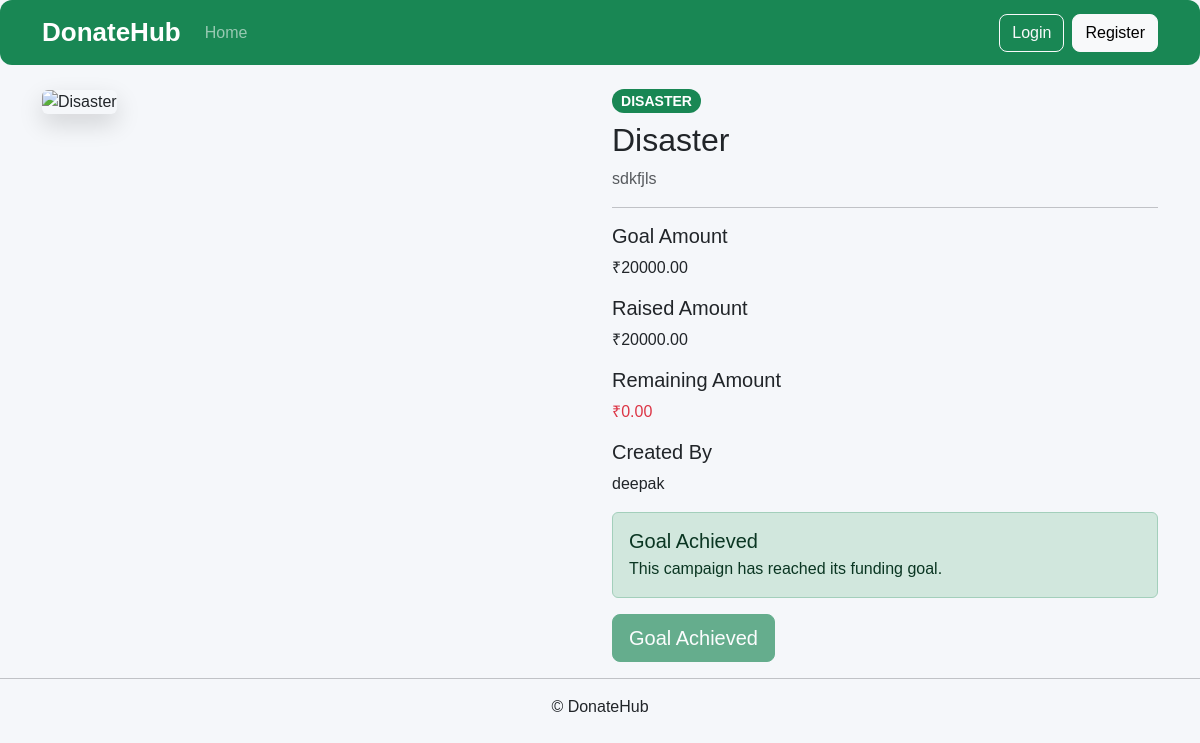
The app's page /campaigns/3/ with its own data.
### campaigns/models.py (models this page shows, shortened)
class Campaign(models.Model):
    CATEGORY_CHOICES = [
        ("OTHER", "Other"),
        ("MEDICAL", "Medical"),
        ("EDUCATION", "Education"),
        ("FOOD", "Food"),
        ("DISASTER", "Disaster Relief"),
    ]
    STATUS_CHOICES = [
        ("PENDING", "Pending"),
        ("APPROVED", "Approved"),
        ("REJECTED", "Rejected"),
        ("COMPLETED", "Completed"),
    ]
    ngo = models.ForeignKey(
        settings.AUTH_USER_MODEL,
        on_delete=models.CASCADE,
        related_name="campaigns"
    )
    title = models.CharField(
        max_length=200
    )
    description = models.TextField()
    category = models.CharField(
        max_length=20,
        choices=CATEGORY_CHOICES,
        default="OTHER"
    )
    goal_amount = models.DecimalField(
        max_digits=10,
        decimal_places=2
    )
    raised_amount = models.DecimalField(
        max_digits=10,
        decimal_places=2,
        default=0
    )
    image = models.ImageField(
        upload_to="campaigns/",
        blank=True,
        null=True
    )
    status = models.CharField(
        max_length=20,
        choices=STATUS_CHOICES,
        default="PENDING"
    )
    created_at = models.DateTimeField(
        auto_now_add=True
    )

### accounts/models.py (models this page shows, shortened)
class User(AbstractUser):
    DONOR = "DONOR"
    NGO = "NGO"
    ROLE_CHOICES = [
        (DONOR, "Donor"),
        (NGO, "NGO"),
    ]
    role = models.CharField(
        max_length=10,
        choices=ROLE_CHOICES,
        default=DONOR
    )
    phone = models.CharField(max_length=15, blank=True)

### campaigns/views.py (the view)
def campaign_detail(request,id):
    campaign=get_object_or_404(
        Campaign,
        id=id,
        status__in=["APPROVED","COMPLETED"]
    )
    remaining_amount = campaign.goal_amount - campaign.raised_amount
    return render(
        request,
        "campaigns/detail.html",
        {
            "campaign":campaign,
            "remaining_amount":remaining_amount
        }
    )

### templates/campaigns/detail.html (shortened to what this page needs)
{% extends 'base.html' %}
{% load static  %}
{% block content %}
<div class="row">
    <div class="col-lg-6 mb-4">
        {% if campaign.image %}
            <img src="{{ campaign.image.url }}"
                 class="img-fluid rounded shadow"
                 alt="{{ campaign.title }}">
        {% elif campaign.category == "MEDICAL" %}
            <img src="{% static 'images/medical.png' %}"
                 class="img-fluid rounded shadow"
                 alt="{{ campaign.title }}">
        {% elif campaign.category == "DISASTER" %}
            <img src="{% static 'images/disaster.png' %}"
                 class="img-fluid rounded shadow"
                 alt="{{ campaign.title }}">
        {% elif campaign.category == "EDUCATION" %}
            <img src="{% static 'images/education.png' %}"
                 class="img-fluid rounded shadow"
                 alt="{{ campaign.title }}">
        {% elif campaign.category == "FOOD" %}
            <img src="{% static 'images/food.png' %}"
                 class="img-fluid rounded shadow"
                 alt="{{ campaign.title }}">
        {% else %}
            <img src="{% static 'images/other.png' %}"
                 class="img-fluid rounded shadow"
                 alt="{{ campaign.title }}">
        {% endif %}
    </div>
    <div class="col-lg-6">
        <span class="badge bg-success mb-2">
            {{ campaign.category }}
        </span>
        <h2>{{ campaign.title }}</h2>
        <p class="text-muted">
            {{ campaign.description }}
        </p>
        <hr>
        <h5>Goal Amount</h5>
        <p>₹{{ campaign.goal_amount }}</p>
        <h5>Raised Amount</h5>
        <p>₹{{ campaign.raised_amount }}</p>
        <h5>Remaining Amount</h5>
        <p class="text-danger">
            ₹{{ remaining_amount }}
        </p>
        <h5>Created By</h5>
        <p>{{ campaign.ngo.username }}</p>
        {% if campaign.status == "COMPLETED" %}
        <div class="alert alert-success">
            <h5 class="mb-1">Goal Achieved</h5>
            <p class="mb-0">
                This campaign has reached its funding goal.
            </p>
        </div>
        <button class="btn btn-success btn-lg" disabled>Goal Achieved</button>
        {% else %}
        <a href="{% url 'donate' campaign.id %}"
           class="btn btn-success btn-lg">
            Donate Now
        </a>
        {% endif %}
    </div>
</div>
{% endblock %}

### static/css/style.css (style rules this page uses)
body { background:#f5f7fa; font-family:Arial, Helvetica, sans-serif; }
.btn { border-radius:8px; }
.btn-success { border-radius:8px; }
.badge { font-size:14px; }
.bg-success { border-radius:12px; }
img { border-radius:12px; }
.shadow { box-shadow:0 10px 25px rgba(0,0,0,.15)!important; }

### records on screen
Campaign: category "DISASTER", title "Disaster", description "sdkfjls", goal_amount "20000.00", raised_amount "20000.00", ngo.username "deepak"

### other values on screen
{{ remaining_amount }} "0.00"
